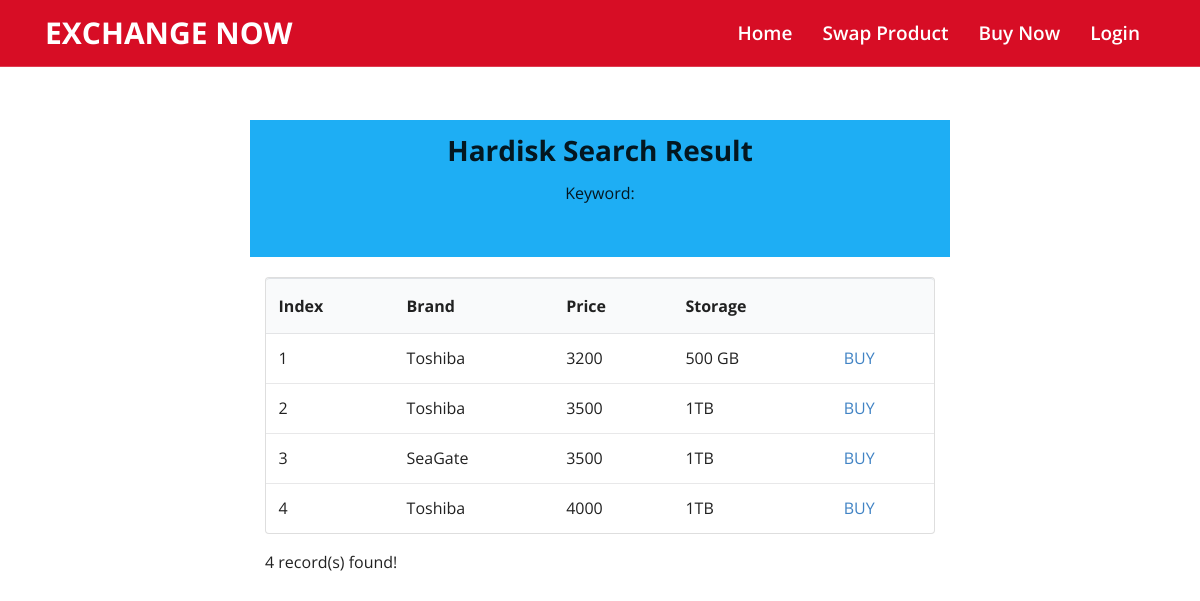
The page /exchange/buynow/intact_hdd_searchresult.php on the database its author committed.
### tables this page shows
CREATE TABLE `hdd` (
  `HDD_ID` int(20) NOT NULL,
  `HDD_STORAGE` varchar(20) DEFAULT NULL,
  `HDD_PRICE` int(11) DEFAULT NULL,
  `HDD_NAME` varchar(20) DEFAULT NULL,
  `HDD_CATAGORY` int(11) NOT NULL
);

### exchange/buynow/intact_hdd_searchresult.php (the view, shortened to what this page needs)
<!DOCTYPE html>
<html>
<head>
  <link rel="stylesheet" href="../css/fontawesome.css">
  <link rel="stylesheet" href="../css/owl.carousel.min.css">
  <link rel="stylesheet" href="../css/bootstrap.min.css">
  <link rel="stylesheet" href="../css/style.css">
  <link rel="stylesheet" href="../css/responsive.css">
  <link rel="stylesheet" href="../css/semantic.min.css">
   <?php require_once('../db_config.php'); ?>
   <?php $keyword = $_GET['keyword']; ?>
   </head>
<body>
<header class="header fixed-top">
  <div class="container">
    <nav class="navbar navbar-expand-lg navbar-light">
       <a class="navbar-brand" href="../#"></span>Exchange Now</a>
      <div class="collapse navbar-collapse" id="collapsibleNavbar">
        <ul class="navbar-nav ml-auto">
         <li class="nav-item">
           <a class="nav-link active" href="../index.php"> Home</a>
         </li>
          <li class="nav-item">
           <a class="nav-link active" href="../customersell.html"> Swap Product</a>
         </li>
         <li class="nav-item">
           <a class="nav-link active" href="../buynow.php"> Buy Now</a>
         </li>
         <li class="nav-item">
           <a class="nav-link active" href="../login.php"> Login</a>
         </li>
       </ul>
      </div>
    </nav>
  </div>
</header>
<br>
<br>
<br><br>
<br><br>
</body>
<body>
  <div class="ui text container" style ="text-align: center; background-color: #1eaef4; padding: 1% ">
  <h1> Hardisk Search Result</h1>
  <p>Keyword:
  </p>
  <br>
  </div>
  <br>
  <?php
    $conn = new mysqli($servername, $username, $password, $dbname);
   $query = "SELECT * FROM `hdd` WHERE HDD_CATAGORY = 1 AND HDD_NAME LIKE '%$keyword%'";
    if ($result = $conn->query($query)) {
      printf('<div class="ui text container">');
      printf('<table class="ui unstackable table">');
      printf("<thead> <tr> <th>Index</th> <th>Brand</th> <th>Price</th> <th>Storage</th> <th></th> </tr> </thead>");
      $index = 1;
        while ($row = $result->fetch_assoc()) {
            printf ('<tr> <td>%s</td> <td>%s</td> <td>%s</td> <td>%s</td> <td><a href="../payment.php?price=%s"> BUY</a> </td>
              </tr>', $index, $row["HDD_NAME"], $row["HDD_PRICE"], $row["HDD_STORAGE"], $row["HDD_PRICE"]);
            $index++;
        }
        printf("</table>");
        printf("%d record(s) found!<br>", $result->num_rows);
      printf('</div>');
    }
    else
    {
      printf("No record found!");
    }
  ?>
</body>
</html>

### exchange/css/style.css (style rules this page uses)
* { margin: 0; padding: 0; outline: none; }
a { text-decoration: none!important; }
.header { border-bottom: 1px solid rgba(255,255,255,.2); background-color: #d70d25; }
.header .navbar { padding: 0; }
.header .navbar.navbar-light .navbar-brand { font-size: 30px; font-weight: 700; text-transform: uppercase; color: #ffffff; }
.header .navbar #collapsibleNavbar .nav-item .nav-link { color: #ffffff; font-size: 19px; text-transform: capitalize; font-weight: 600; padding: 20px 15px 20px; line-height: 26px; opacity: 0.6; }
.header .navbar #collapsibleNavbar .nav-item .nav-link.active { opacity: 1; }

### rows shown on the page
hdd: HDD_NAME "Toshiba", HDD_PRICE "3200", HDD_STORAGE "500 GB"
hdd: HDD_NAME "Toshiba", HDD_PRICE "3500", HDD_STORAGE "1TB"
hdd: HDD_NAME "SeaGate", HDD_PRICE "3500", HDD_STORAGE "1TB"
hdd: HDD_NAME "Toshiba", HDD_PRICE "4000", HDD_STORAGE "1TB"

### other values the page prints
$result->num_rows "4"
